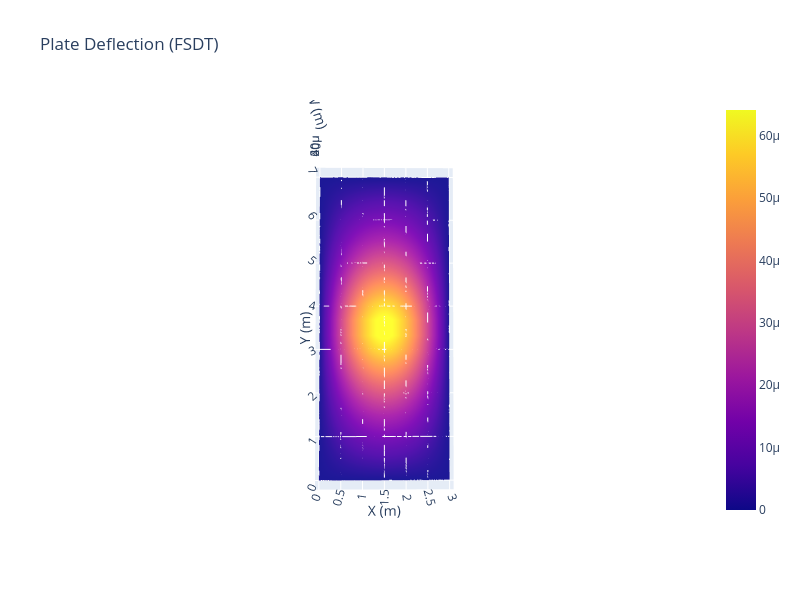

The code cell stored with this chart in its notebook:
### Markdown cell above
#### Plotting in 3D using plotly

### Code cell
import plotly.graph_objects as go

fig = go.Figure(data=[go.Surface(x=X, y=Y, z=W)])

fig.update_layout(
    title='Plate Deflection (FSDT)',
    scene=dict(
        xaxis_title='X (m)',
        yaxis_title='Y (m)',
        zaxis_title='W (m)',
        aspectmode='data',
        camera=dict(
            eye=dict(x=0, y=0, z=100*a/2),
            center=dict(x=a/2, y=b/2, z=0),
            up=dict(x=0, y=1, z=0)
        )
    ),
    width=800,
    height=600
)

fig.show()

### Figure 1 — Plotly figure (JSON) as saved in the notebook; plotly's stock layout.template omitted (floating-point values rounded to 4 significant figures; data arrays with more than 128 entries replaced by an {"elided": "..."} marker saying what was removed)
{"data": [{"type": "surface", "x": {"elided": "40x20 float values"}, "y": {"elided": "40x20 float values"}, "z": {"elided": "40x20 float values"}}], "layout": {"height": 600, "scene": {"aspectmode": "data", "camera": {"center": {"x": 1.5, "y": 3.5, "z": 0}, "eye": {"x": 0, "y": 0, "z": 150}, "up": {"x": 0, "y": 1, "z": 0}}, "xaxis": {"title": {"text": "X (m)"}}, "yaxis": {"title": {"text": "Y (m)"}}, "zaxis": {"title": {"text": "W (m)"}}}, "title": {"text": "Plate Deflection (FSDT)"}, "width": 800}}
